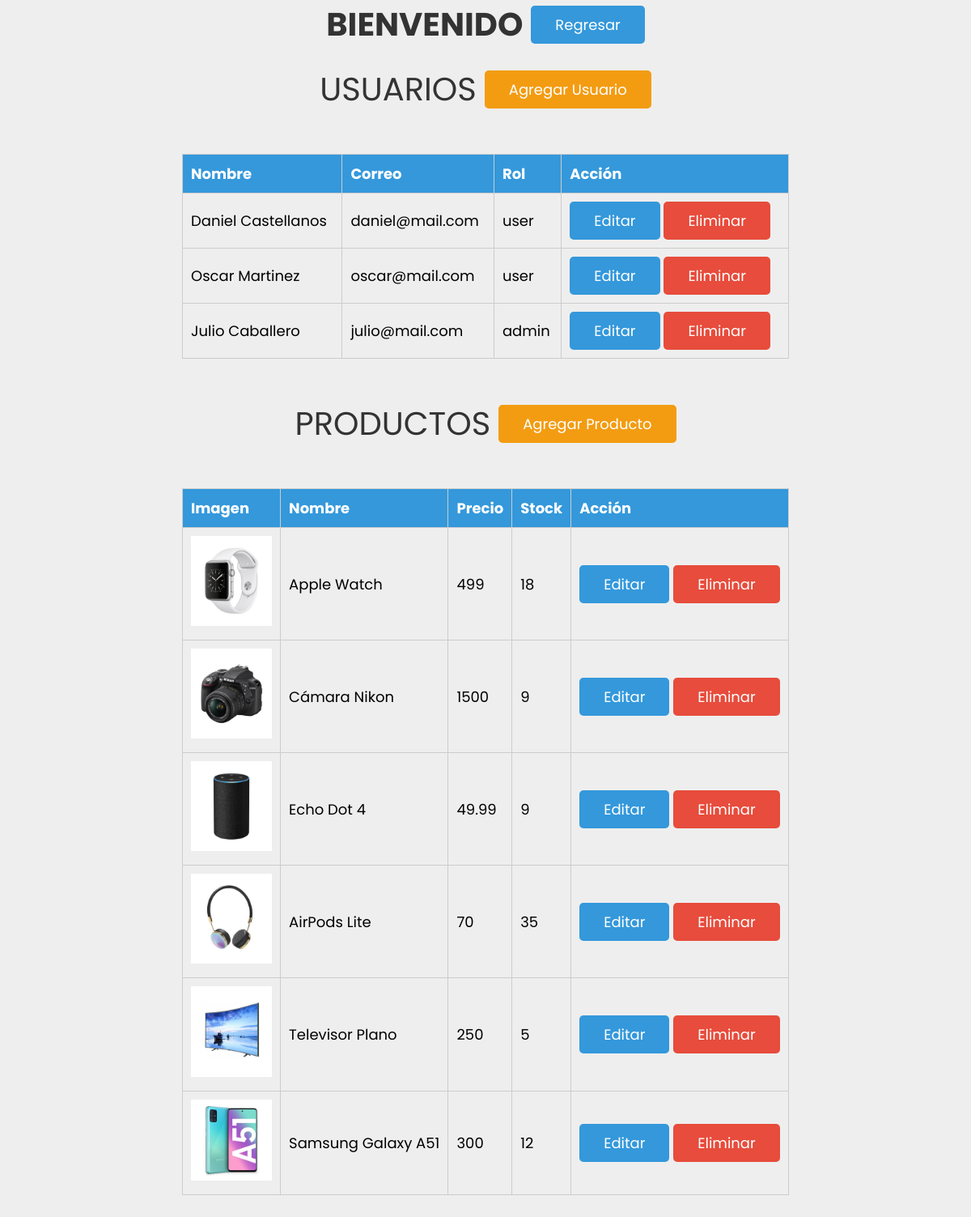
The page /productos.php on the database its author committed.
### tables this page shows
CREATE TABLE `user_info` (
  `id` int(100) NOT NULL,
  `name` varchar(100) NOT NULL,
  `email` varchar(100) NOT NULL,
  `password` varchar(100) NOT NULL,
  `rol` varchar(20) NOT NULL
);

CREATE TABLE `products` (
  `id` int(100) NOT NULL,
  `name` varchar(100) NOT NULL,
  `price` varchar(100) NOT NULL,
  `stock` int(11) NOT NULL,
  `image` varchar(255) NOT NULL
);

### src/views/verProductos.php (the view)
<div class="pHeader">
    <p class="heading">productos</p>
    <a href="src\views\agregarProducto.php" class="option-btn">Agregar producto</a>
</div>
<table class="admin">
    <thead>
        <tr>
            <th>Imagen</th>
            <th>Nombre</th>
            <th>Precio</th>
            <th>Stock</th>
            <th>Acción</th>
        </tr>
    </thead>
    <?php
    $select_product = mysqli_query($conn, "SELECT * FROM `products`") or die('query failed');
    if (mysqli_num_rows($select_product) > 0) {
        while ($fetch_product = mysqli_fetch_assoc($select_product)) {
    ?>
            <tbody>
                <tr>
                    <td><img src="images/<?php echo $fetch_product['image']; ?>" alt=""></td>
                    <td><?php echo $fetch_product['name'] ?></td>
                    <td><?php echo $fetch_product['price'] ?></td>
                    <td><?php echo $fetch_product['stock'] ?></td>
                    <td><a href="src\views\editarProducto.php?product=<?php echo $fetch_product['id']; ?>" class="btn">editar</a> <a href="productos.php?remove=<?php echo $fetch_product['id']; ?>" class="delete-btn">eliminar</a></td>
                </tr>
            </tbody>
    <?php
        };
    };
    ?>
</table>

### src/views/verUsuarios.php
<div class="pHeader">
    <p class="heading">usuarios</p>
    <a href="src\views\agregarUsuario.php" class="option-btn">Agregar usuario</a>
</div>
<table class="admin">
    <thead>
        <tr>
            <th>Nombre</th>
            <th>Correo</th>
            <th>Rol</th>
            <th>Acción</th>
        </tr>
    </thead>
    <?php
    $select_users = mysqli_query($conn, "SELECT * FROM `user_info`") or die('query failed');
    if (mysqli_num_rows($select_users) > 0) {
        while ($fetch_users = mysqli_fetch_assoc($select_users)) {
    ?>
            <tbody>
                <tr>
                    <td><?php echo $fetch_users['name'] ?></td>
                    <td><?php echo $fetch_users['email'] ?></td>
                    <td><?php echo $fetch_users['rol'] ?></td>
                    <td><a href="src\views\editarUsuario.php?edit=<?php echo $fetch_users['id']; ?>" class="btn">editar</a> <a href="productos.php?removeUser=<?php echo $fetch_users['id']; ?>" class="delete-btn">eliminar</a></td>
                </tr>
            </tbody>
    <?php
        };
    };
    ?>
</table>

### css/style.css (style rules this page uses)
:root { --blue: #3498db; --red: #e74c3c; --orange: #f39c12; --black: #333; --white: #fff; --light-bg: #eee; --box-shadow: 0 5px 10px rgba(0, 0, 0, .1); --border: 2px solid var(--black); }
* { font-family: 'Poppins', sans-serif; margin: 0; padding: 0; box-sizing: border-box; outline: none; border: none; text-decoration: none; }
body { background-color: var(--light-bg); }
.btn, .delete-btn, .option-btn { display: inline-block; padding: 10px 30px; cursor: pointer; font-size: 18px; color: var(--white); border-radius: 5px; text-transform: capitalize; }
.btn { background-color: var(--blue); }
.delete-btn { background-color: var(--red); }
.option-btn { background-color: var(--orange); }
.pHeader { display: flex; align-items: center; gap: 10px; justify-content: center; margin-bottom: 20px; }
.container .heading { text-align: center; font-size: 40px; text-transform: uppercase; color: var(--black); }
.admin { width: 750px; border-collapse: collapse; margin: 50px auto; }
.admin tr:nth-of-type(odd) { background: #eee; }
.admin th { background: #3498db; color: white; font-weight: bold; }
.admin td, .admin th { padding: 10px; border: 1px solid #ccc; text-align: left; font-size: 18px; }
.admin td img { width: 100px; }

### rows shown on the page
user_info: name "Daniel Castellanos", email "daniel@mail.com", rol "user"
user_info: name "Oscar Martinez", email "oscar@mail.com", rol "user"
user_info: name "Julio Caballero", email "julio@mail.com", rol "admin"
products: image (picture), name "Apple Watch", price "499", stock "18"
products: image (picture), name "Cámara Nikon", price "1500", stock "9"
products: image (picture), name "Echo Dot 4", price "49.99", stock "9"
products: image (picture), name "AirPods Lite", price "70", stock "35"
products: image (picture), name "Televisor Plano", price "250", stock "5"
products: image (picture), name "Samsung Galaxy A51", price "300", stock "12"
